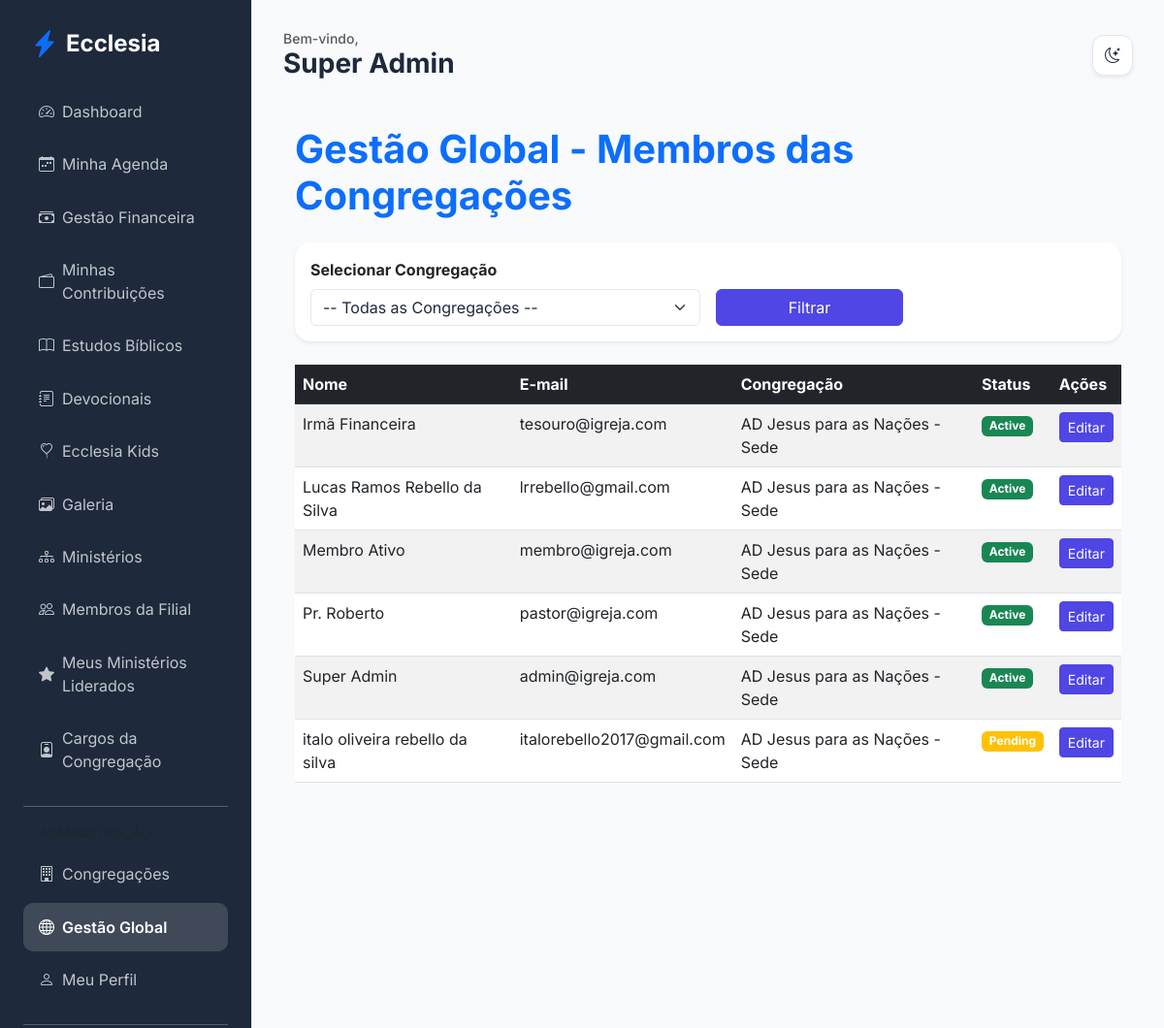
The app's page /admin/members (signed in), older data.
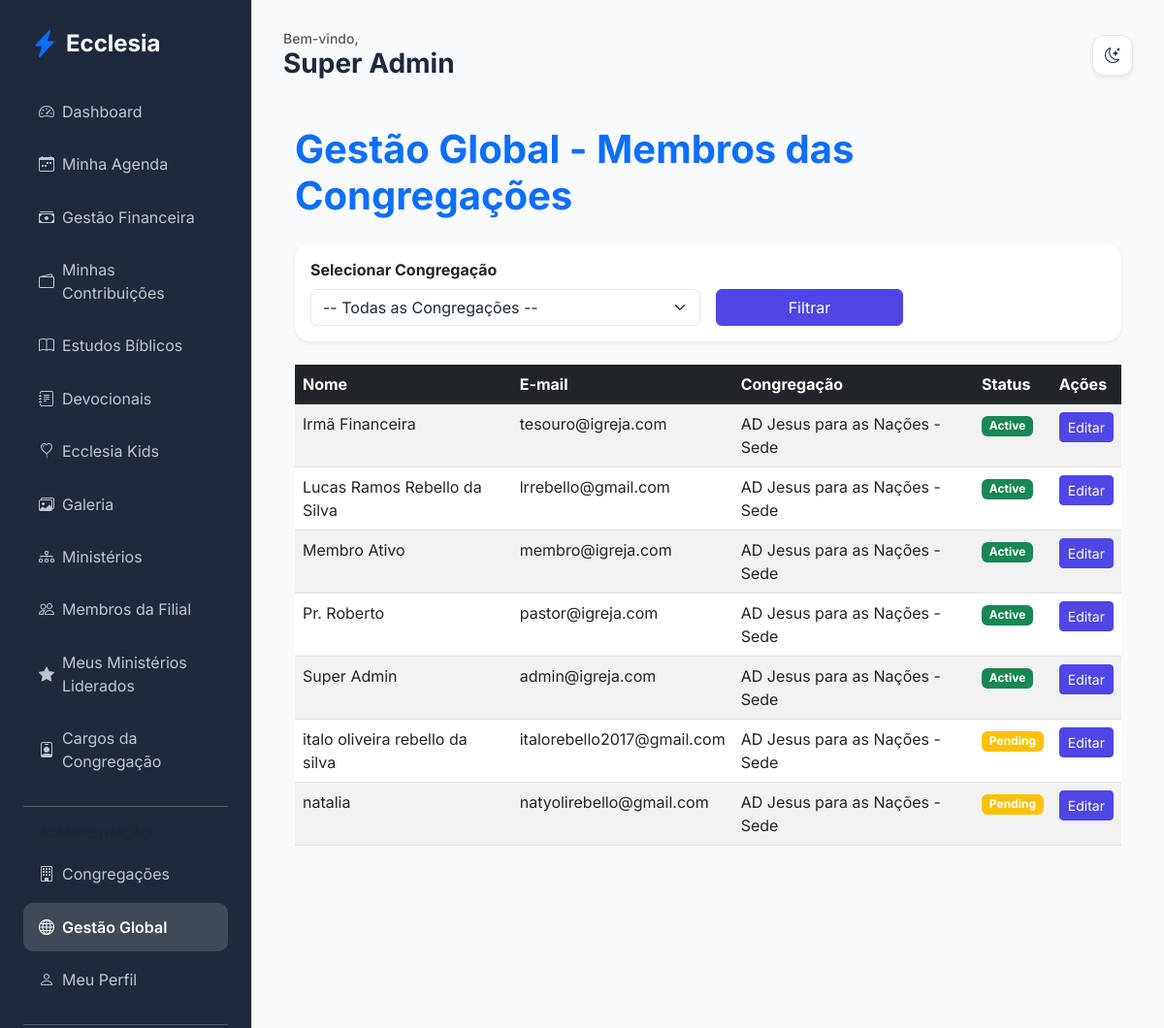
The same page, newer data.
### app/core/models.py (models this page shows, shortened)
class User(db.Model, UserMixin):
    id = db.Column(db.Integer, primary_key=True)
    name = db.Column(db.String(100), nullable=False)
    email = db.Column(db.String(120), unique=True, nullable=False)
    password_hash = db.Column(db.String(128))
    birth_date = db.Column(db.Date)
    gender = db.Column(db.String(20))
    documents = db.Column(db.String(200)) # Flexível para diferentes países
    tax_id = db.Column(db.String(20), nullable=True)  # NIF (PT), CPF/CNPJ (BR), etc.
    address = db.Column(db.Text)
    phone = db.Column(db.String(50))
    profile_photo = db.Column(db.String(255), nullable=True)
    status = db.Column(db.String(20), default='pending') # pending, active, rejected
    is_email_verified = db.Column(db.Boolean, default=False)
    email_verification_token = db.Column(db.String(100), unique=True, nullable=True)
    data_consent = db.Column(db.Boolean, default=False)
    data_consent_date = db.Column(db.DateTime)
    marketing_consent = db.Column(db.Boolean, default=False)
    is_ministry_leader = db.Column(db.Boolean, default=False)
    church_id = db.Column(db.Integer, db.ForeignKey('church.id'))
    family_id = db.Column(db.Integer, db.ForeignKey('family.id'), nullable=True)
    church_role_id = db.Column(db.Integer, db.ForeignKey('church_role.id'), nullable=True)
    ministries = db.relationship('Ministry', secondary=member_ministries, backref=db.backref('members', lazy='dynamic'))
    can_manage_ministries = db.Column(db.Boolean, default=False)
    can_manage_media = db.Column(db.Boolean, default=False)
    can_publish_devotionals = db.Column(db.Boolean, default=False)
    can_approve_members = db.Column(db.Boolean, default=False)
    can_manage_finance = db.Column(db.Boolean, default=False)
    can_manage_kids = db.Column(db.Boolean, default=False)
    can_manage_events = db.Column(db.Boolean, default=False)

class Church(db.Model):
    id = db.Column(db.Integer, primary_key=True)
    name = db.Column(db.String(100), nullable=False)
    address = db.Column(db.String(200))
    city = db.Column(db.String(100))
    country = db.Column(db.String(100))
    nif = db.Column(db.String(20)) # Número de Contribuinte
    email = db.Column(db.String(120))
    currency_symbol = db.Column(db.String(5), default='R$')
    is_main = db.Column(db.Boolean, default=False)
    created_at = db.Column(db.DateTime, default=datetime.utcnow)
    members = db.relationship('User', backref='church', lazy=True)
    ministries = db.relationship('Ministry', backref='church', lazy=True)
    assets = db.relationship('Asset', backref='church', lazy=True)
    roles = db.relationship('ChurchRole', backref='church', lazy=True, cascade="all, delete-orphan")

### app/modules/admin/routes.py (the view)
@admin_bp.route('/members')
@login_required
def list_members():
    if not is_global_admin():
        flash('Acesso negado.', 'danger')
        return redirect(url_for('members.dashboard'))
    church_id = request.args.get('church_id', type=int)
    churches = Church.query.order_by(Church.name).all()
    if church_id:
        selected_church = Church.query.get(church_id)
        if selected_church:
            members = User.query.filter_by(church_id=church_id).order_by(User.name).all()
        else:
            members = []
            flash('Congregação não encontrada.', 'warning')
    else:
        selected_church = None
        members = User.query.order_by(User.name).all()
    return render_template(
        'admin/members.html',
        members=members,
        churches=churches,
        selected_church=selected_church,
        current_church_id=church_id
    )

### app/modules/admin/routes.py (called while the page is built)
def is_global_admin():
    return current_user.church_role and current_user.church_role.name == 'Administrador Global'

### app/templates/admin/members.html (shortened to what this page needs)
{% extends "base.html" %}
{% block content %}
<div class="container py-4">
    <h1 class="fw-bold text-primary mb-4">Gestão Global - Membros das Congregações</h1>
    <div class="card border-0 shadow-sm mb-4">
        <div class="card-body">
            <form method="GET" class="row g-3 align-items-end">
                <div class="col-md-6">
                    <label for="church_id" class="form-label fw-bold">Selecionar Congregação</label>
                    <select name="church_id" id="church_id" class="form-select" onchange="this.form.submit()">
                        <option value="">-- Todas as Congregações --</option>
                    </select>
                </div>
                <div class="col-md-3 d-flex align-items-end">
                    <button type="submit" class="btn btn-primary w-100">Filtrar</button>
                </div>
            </form>
        </div>
    </div>
    {% if members %}
    <div class="table-responsive">
        <table class="table table-hover table-striped">
            <thead class="table-dark">
                <tr>
                    <th>Nome</th>
                    <th>E-mail</th>
                    <th>Congregação</th>
                    <th>Status</th>
                    <th>Ações</th>
                </tr>
            </thead>
            <tbody>
                {% for member in members %}
                <tr>
                    <td>{{ member.name }}</td>
                    <td>{{ member.email }}</td>
                    <td>{{ member.church.name if member.church else 'Sem congregação' }}</td>
                    <td>
                        <span class="badge {{ 'bg-success' if member.status == 'active' else 'bg-warning' if member.status == 'pending' else 'bg-danger' }}">
                            {{ member.status|capitalize }}
                        </span>
                    </td>
                    <td>
                        <a href="{{ url_for('admin.edit_member', id=member.id) }}" class="btn btn-sm btn-primary">Editar</a>
                    </td>
                </tr>
                {% endfor %}
            </tbody>
        </table>
    </div>
    {% else %}
    <div class="alert alert-info text-center py-4">
        Nenhum membro encontrado para a seleção atual.
    </div>
    {% endif %}
</div>
{% endblock %}

### app/templates/base.html (shortened to what this page needs)
<!DOCTYPE html>
<html lang="pt-BR">
<head>
    <link href="https://cdn.jsdelivr.net/npm/bootstrap@5.3.0/dist/css/bootstrap.min.css" rel="stylesheet">
    <link href="https://cdn.jsdelivr.net/npm/bootstrap-icons@1.10.0/font/bootstrap-icons.css" rel="stylesheet">
    <link rel="stylesheet" href="{{ url_for('static', filename='css/premium.css') }}">
</head>
<body>
    {% if current_user.is_authenticated %}
    <div class="sidebar d-none d-lg-block">
        <div class="d-flex align-items-center mb-4 px-2">
            <i class="bi bi-lightning-charge-fill text-primary fs-3 me-2"></i>
            <h4 class="mb-0 fw-bold text-white">Ecclesia</h4>
        </div>
        {% include 'includes/_nav_links.html' %}
    </div>
    {% endif %}
    <div class="main-content {{ 'mx-auto' if not current_user.is_authenticated }}">
        {% if current_user.is_authenticated %}
        <header class="d-flex justify-content-between align-items-center mb-4 d-none d-lg-flex">
            <div>
                <h5 class="text-muted mb-0 small">Bem-vindo,</h5>
                <h3 class="fw-bold mb-0">{{ current_user.name }}</h3>
            </div>
            <div class="theme-toggle shadow-sm" onclick="toggleTheme()">
                <i class="bi bi-moon-stars" id="theme-icon"></i>
            </div>
        </header>
        {% endif %}
        {% block content %}{% endblock %}
    </div>
</body>
</html>

Row changes from the older to the newer data that the page shows:
added User: name "natalia", email "natyolirebello@gmail.com", church "AD Jesus para as Nações - Sede", status "Pending"
